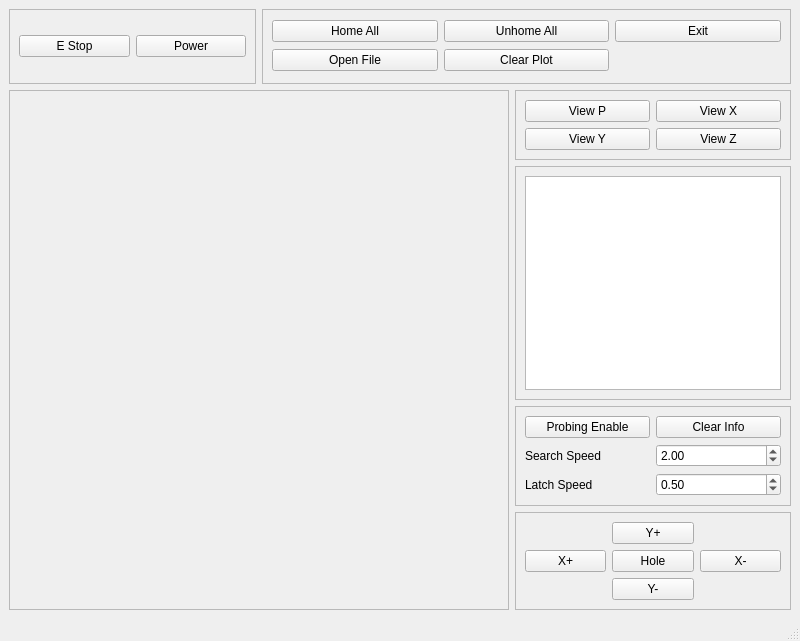
<?xml version="1.0" encoding="UTF-8"?>
<ui version="4.0">
 <class>MainWindow</class>
 <widget class="QMainWindow" name="MainWindow">
  <property name="geometry">
   <rect>
    <x>0</x>
    <y>0</y>
    <width>800</width>
    <height>641</height>
   </rect>
  </property>
  <property name="windowTitle">
   <string>MainWindow</string>
  </property>
  <widget class="QWidget" name="centralwidget">
   <layout class="QGridLayout" name="gridLayout">
    <item row="1" column="2">
     <widget class="QFrame" name="frame_3">
      <property name="frameShape">
       <enum>QFrame::StyledPanel</enum>
      </property>
      <property name="frameShadow">
       <enum>QFrame::Raised</enum>
      </property>
      <layout class="QGridLayout" name="gridLayout_6">
       <item row="0" column="0">
        <widget class="QPushButton" name="view_p_pb">
         <property name="text">
          <string>View P</string>
         </property>
        </widget>
       </item>
       <item row="0" column="1">
        <widget class="QPushButton" name="view_x_pb">
         <property name="text">
          <string>View X</string>
         </property>
        </widget>
       </item>
       <item row="1" column="0">
        <widget class="QPushButton" name="view_y_pb">
         <property name="text">
          <string>View Y</string>
         </property>
        </widget>
       </item>
       <item row="1" column="1">
        <widget class="QPushButton" name="view_z_pb">
         <property name="text">
          <string>View Z</string>
         </property>
        </widget>
       </item>
      </layout>
     </widget>
    </item>
    <item row="1" column="0" rowspan="4" colspan="2">
     <widget class="QFrame" name="plot_widget">
      <property name="minimumSize">
       <size>
        <width>500</width>
        <height>450</height>
       </size>
      </property>
      <property name="frameShape">
       <enum>QFrame::StyledPanel</enum>
      </property>
      <property name="frameShadow">
       <enum>QFrame::Raised</enum>
      </property>
     </widget>
    </item>
    <item row="0" column="1" colspan="2">
     <widget class="QFrame" name="frame_2">
      <property name="sizePolicy">
       <sizepolicy hsizetype="Preferred" vsizetype="Preferred">
        <horstretch>0</horstretch>
        <verstretch>0</verstretch>
       </sizepolicy>
      </property>
      <property name="frameShape">
       <enum>QFrame::StyledPanel</enum>
      </property>
      <property name="frameShadow">
       <enum>QFrame::Raised</enum>
      </property>
      <layout class="QGridLayout" name="gridLayout_3">
       <item row="0" column="1">
        <widget class="QPushButton" name="unhome_all_pb">
         <property name="text">
          <string>Unhome All</string>
         </property>
        </widget>
       </item>
       <item row="0" column="3">
        <widget class="QPushButton" name="quit_pb">
         <property name="text">
          <string>Exit</string>
         </property>
        </widget>
       </item>
       <item row="0" column="0">
        <widget class="QPushButton" name="home_all_pb">
         <property name="text">
          <string>Home All</string>
         </property>
        </widget>
       </item>
       <item row="1" column="0">
        <widget class="QPushButton" name="open_pb">
         <property name="text">
          <string>Open File</string>
         </property>
        </widget>
       </item>
       <item row="1" column="1">
        <widget class="QPushButton" name="view_clear_pb">
         <property name="text">
          <string>Clear Plot</string>
         </property>
        </widget>
       </item>
      </layout>
     </widget>
    </item>
    <item row="0" column="0">
     <widget class="QFrame" name="frame">
      <property name="sizePolicy">
       <sizepolicy hsizetype="Preferred" vsizetype="Preferred">
        <horstretch>0</horstretch>
        <verstretch>0</verstretch>
       </sizepolicy>
      </property>
      <property name="minimumSize">
       <size>
        <width>0</width>
        <height>75</height>
       </size>
      </property>
      <property name="frameShape">
       <enum>QFrame::StyledPanel</enum>
      </property>
      <property name="frameShadow">
       <enum>QFrame::Raised</enum>
      </property>
      <layout class="QGridLayout" name="gridLayout_2">
       <item row="0" column="0">
        <widget class="QPushButton" name="estop_pb">
         <property name="text">
          <string>E Stop</string>
         </property>
        </widget>
       </item>
       <item row="0" column="1">
        <widget class="QPushButton" name="power_pb">
         <property name="text">
          <string>Power</string>
         </property>
        </widget>
       </item>
      </layout>
     </widget>
    </item>
    <item row="3" column="2">
     <widget class="QFrame" name="frame_4">
      <property name="frameShape">
       <enum>QFrame::StyledPanel</enum>
      </property>
      <property name="frameShadow">
       <enum>QFrame::Raised</enum>
      </property>
      <layout class="QGridLayout" name="gridLayout_4">
       <item row="1" column="0">
        <widget class="QLabel" name="label">
         <property name="text">
          <string>Search Speed</string>
         </property>
        </widget>
       </item>
       <item row="2" column="1">
        <widget class="QDoubleSpinBox" name="probe_latch">
         <property name="value">
          <double>0.500000000000000</double>
         </property>
         <property name="function" stdset="0">
          <string>hal_pin</string>
         </property>
         <property name="pin_name" stdset="0">
          <string>probe-latch</string>
         </property>
         <property name="hal_type" stdset="0">
          <string>HAL_FLOAT</string>
         </property>
         <property name="hal_dir" stdset="0">
          <string>HAL_OUT</string>
         </property>
        </widget>
       </item>
       <item row="2" column="0">
        <widget class="QLabel" name="label_2">
         <property name="text">
          <string>Latch Speed</string>
         </property>
        </widget>
       </item>
       <item row="1" column="1">
        <widget class="QDoubleSpinBox" name="probe_search">
         <property name="value">
          <double>2.000000000000000</double>
         </property>
         <property name="function" stdset="0">
          <string>hal_pin</string>
         </property>
         <property name="pin_name" stdset="0">
          <string>probe-search</string>
         </property>
         <property name="hal_type" stdset="0">
          <string>HAL_FLOAT</string>
         </property>
         <property name="hal_dir" stdset="0">
          <string>HAL_OUT</string>
         </property>
        </widget>
       </item>
       <item row="0" column="0">
        <widget class="QPushButton" name="probing_enable_pb">
         <property name="text">
          <string>Probing Enable</string>
         </property>
        </widget>
       </item>
       <item row="0" column="1">
        <widget class="QPushButton" name="clear_info_pb">
         <property name="text">
          <string>Clear Info</string>
         </property>
        </widget>
       </item>
      </layout>
     </widget>
    </item>
    <item row="4" column="2">
     <widget class="QFrame" name="frame_5">
      <property name="frameShape">
       <enum>QFrame::StyledPanel</enum>
      </property>
      <property name="frameShadow">
       <enum>QFrame::Raised</enum>
      </property>
      <layout class="QGridLayout" name="gridLayout_5">
       <item row="1" column="2">
        <widget class="QPushButton" name="probe_xm">
         <property name="text">
          <string>X-</string>
         </property>
         <property name="function" stdset="0">
          <string>mdi</string>
         </property>
         <property name="command" stdset="0">
          <string>o&lt;xminus&gt; call</string>
         </property>
        </widget>
       </item>
       <item row="1" column="0">
        <widget class="QPushButton" name="probe_xp">
         <property name="text">
          <string>X+</string>
         </property>
         <property name="function" stdset="0">
          <string>mdi</string>
         </property>
         <property name="command" stdset="0">
          <string>o&lt;xplus&gt; call</string>
         </property>
        </widget>
       </item>
       <item row="1" column="1">
        <widget class="QPushButton" name="probe_h">
         <property name="text">
          <string>Hole</string>
         </property>
         <property name="function" stdset="0">
          <string>mdi</string>
         </property>
         <property name="command" stdset="0">
          <string>o&lt;hole&gt; call</string>
         </property>
        </widget>
       </item>
       <item row="0" column="1">
        <widget class="QPushButton" name="probe_yp">
         <property name="text">
          <string>Y+</string>
         </property>
         <property name="function" stdset="0">
          <string>mdi</string>
         </property>
         <property name="command" stdset="0">
          <string>o&lt;yplus&gt; call</string>
         </property>
        </widget>
       </item>
       <item row="2" column="1">
        <widget class="QPushButton" name="probe_ym">
         <property name="text">
          <string>Y-</string>
         </property>
         <property name="function" stdset="0">
          <string>mdi</string>
         </property>
         <property name="command" stdset="0">
          <string>o&lt;yminus&gt; call</string>
         </property>
        </widget>
       </item>
      </layout>
     </widget>
    </item>
    <item row="2" column="2">
     <widget class="QFrame" name="frame_6">
      <property name="frameShape">
       <enum>QFrame::StyledPanel</enum>
      </property>
      <property name="frameShadow">
       <enum>QFrame::Raised</enum>
      </property>
      <layout class="QVBoxLayout" name="verticalLayout">
       <item>
        <widget class="QPlainTextEdit" name="info_pte"/>
       </item>
      </layout>
     </widget>
    </item>
   </layout>
  </widget>
  <widget class="QMenuBar" name="menubar">
   <property name="geometry">
    <rect>
     <x>0</x>
     <y>0</y>
     <width>800</width>
     <height>24</height>
    </rect>
   </property>
  </widget>
  <widget class="QStatusBar" name="statusbar"/>
 </widget>
 <resources/>
 <connections/>
</ui>
